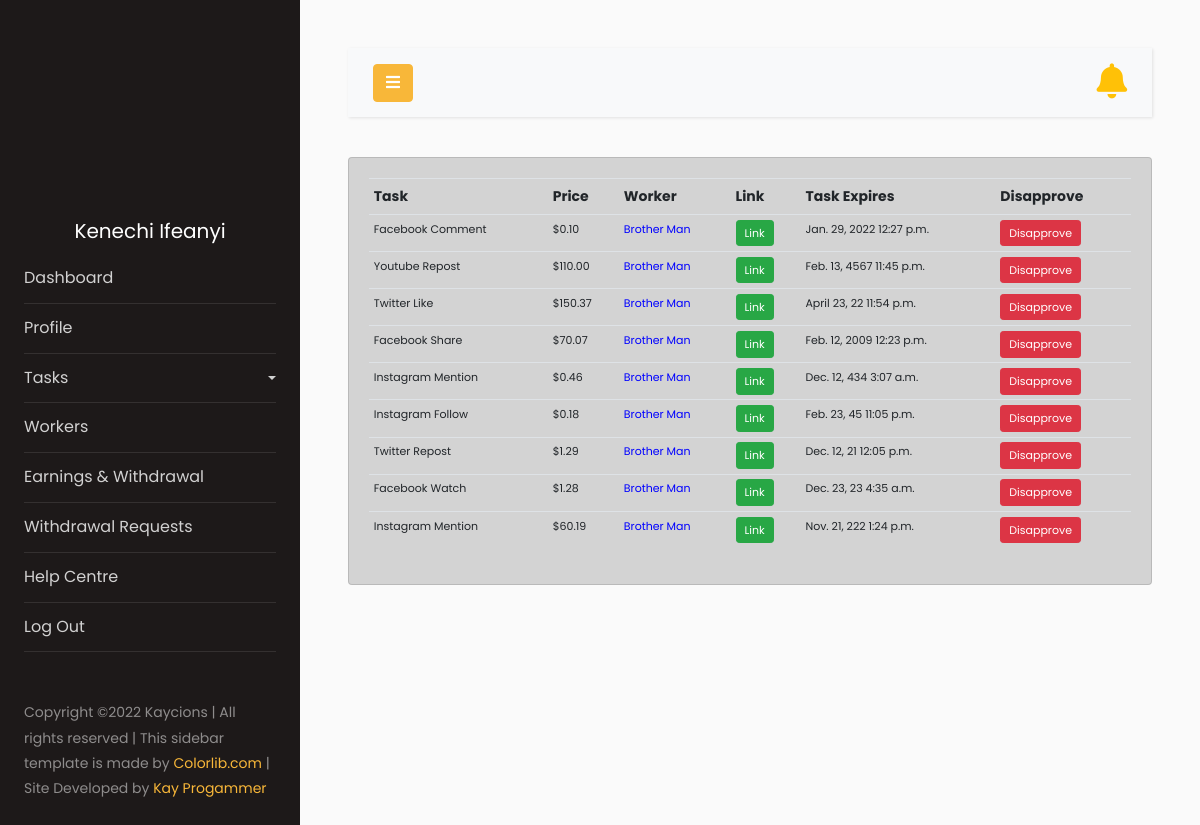
/verified_tasks/ (signed in), run on the app's committed database.
### task/models.py (models this page shows, shortened)
class User(AbstractUser):
    username = None
    first_name = None
    last_name = None
    USERNAME_FIELD = 'email'
    terms_confirmed = models.BooleanField(null=False, blank=False, default=True)
    email = models.EmailField(_('email address'), max_length=40, help_text='Email', null=True, unique=True)
    full_name = models.CharField(max_length=40, help_text='Full name', null=True)
    is_email_verified = models.BooleanField(default=False, null=True, blank=True)
    REQUIRED_FIELDS = []
    objects = CustomUserManager()

class Worker(models.Model):
    user = models.OneToOneField(settings.AUTH_USER_MODEL, null=True, blank=False, on_delete=models.CASCADE)
    full_name = models.CharField(max_length=40, help_text='Full name', null=True)
    email = models.EmailField(max_length=40, help_text='Email', null=True, unique=True)
    facebook_id = models.CharField(max_length=30, help_text='Facebook ID', null=True, unique=True)
    twitter_id = models.CharField(max_length=30, help_text='Twitter ID', null=True, unique=True)
    instagram_id = models.CharField(max_length=30, help_text='Instagram ID', null=True, unique=True)
    youtube_id = models.EmailField(max_length=40, help_text='Youtube ID', null=True, unique=True)
    paypal_address = models.EmailField(max_length=100, help_text='Paypal Address', null=True, unique=True)
    avatar = models.ImageField(upload_to='avatars/', null=True, blank=True)
    code = models.CharField(max_length=60, blank=True)
    recommended_by = models.ForeignKey(User, on_delete=models.CASCADE, blank=True, null=True, related_name='ref_by')
    date_created = models.DateTimeField(default=today)
    updated = models.DateTimeField(auto_now=True)
    def __str__(self):
        return str(self.full_name)
    @property
    def imageURL(self):
        try:
            url = self.avatar.url
        except:
            url = "https://res.cloudinary.com/kay-development/image/upload/v1643036318/avatars/pro_wqmqw5.png"
        return url

class Task(models.Model):
    CATEGORY = (
        ('Facebook', 'Facebook'),
        ('Twitter', 'Twitter'),
        ('Instagram', 'Instagram'),
        ('Youtube', 'Youtube'),
    )
    CATEGORY_2 = (
        ('Like', 'Like'),
        ('Share', 'Share'),
        ('Comment', 'Comment'),
        ('Mention', 'Mention'),
        ('Follow', 'Follow'),
        ('Repost', 'Repost'),
        ('Hastag', 'Hashtag'),
        ('Watch', 'Watch'),
        ('Re-tweet', 'Re-tweet'),
        ('Suscribe', 'Suscribe'),
        ('Like & Comment', 'Like & Comment'),
    )
    category = models.CharField(max_length=200, null=True, choices=CATEGORY)
    category_2 = models.CharField(max_length=200, null=True, choices=CATEGORY_2)
    description = models.TextField(max_length=300, null=True)
    date_created = models.DateTimeField(auto_now_add=True)
    updated = models.DateTimeField(auto_now=True)
    price = models.DecimalField(max_digits=7, decimal_places=2, null=True)
    link = models.URLField(max_length=500, null=True)
    task_expiry_date = models.DateField(default=f, null=True)
    task_expiry_time = models.TimeField(default=today, null=True)
    worker = models.ForeignKey(Worker, related_name='tasks', on_delete=models.CASCADE, null=True, blank=True)
    pending = models.BooleanField(default=False, null=True, blank=True)
    completed = models.BooleanField(default=False, null=True, blank=True)
    disapproved = models.BooleanField(default=False, null=True, blank=True)
    who_updated = models.CharField(max_length=100, null=True, blank = True)
    class Meta:
        ordering = ['-date_created']

### task/decorators.py (the view)
    def wrapper_function(request, *args, **kwargs):
        group = None
        if request.user.groups.exists():
            group = request.user.groups.all()[0].name
        if group == 'worker':
            return redirect('user-page')
        if group == 'admin':
            return view_func(request, *args, **kwargs)

### task/templatetags/custom_tags.py (called while the page is built)
@register.inclusion_tag('task/show_notifications.html', takes_context=True)
def show_notifications(context):
    request_user = context['request'].user
    if not request_user.is_staff:
        worker = Worker.objects.filter(user__is_staff=False).get(user=request_user)
        notifications = Notification.objects.filter(to_worker=worker).exclude(admin__isnull=False).exclude(worker_has_seen=True).order_by('-date')
    else:
        admin = Worker.objects.filter(user__is_staff=True).get(user=request_user)
        notifications = Notification.objects.filter(admin=admin).exclude(worker_has_seen=True).order_by('-date')
    not_count = notifications.count()
    return {'notifications': notifications, 'nc':not_count}

### task/views.py (called while the page is built)
@admin_only
def verified_tasks(request):
    tasks = Task.objects.filter(completed=True).order_by('-date_created')
    context = {'tasks':tasks}
    return render(request, 'task/verified_tasks.html', context)

### task/templates/task/verified_tasks.html (shortened to what this page needs)
{% extends 'task/sidmain.html' %}
{% load static %}
{% block content %}
    <div class="row" style="margin-top:30px;">
        <div class="col-md">
            <div class="card card-body" style="background-color:lightgrey;">
                <div class="table-responsive">
                  <table class="table table-sm" id="task-table">
                    <tr>
                        <th>Task</th>
                        <th>Price</th>
                        <th>Worker</th>
                        <th>Link</th>
                        <th>Task Expires</th>
                        <th>Disapprove</th>
                      </tr>
                      {% for t in tasks %}
                        <tr style="font-size: 11px;">
                          <td>{{t.category}} {{t.category_2}}</td>
                          <td>${{t.price|floatformat:2}}</td>
                          <td><a style="color: blue;" href="{% url 'worker' t.worker.id %}">{{t.worker|capfirst}}</a></td>
                          <td><a style="font-size: 11px;" class="btn btn-sm btn-success" href="{{t.link}}" target="_blank">Link</a></td>
                          <td>{{t.task_expiry_date}} {{t.task_expiry_time}}</td>
                          <td><a style="font-size: 11px;" type="button" class="btn btn-danger btn-sm" href="{% url 'disapprove_task' t.id %}"> Disapprove</a></td>
                        </tr>
                      {% empty %}
                        <tr>
                          <td colspan="8" class="text-center">No verified tasks</td>
                        </tr>
                      {% endfor %}
                  </table>
                </div>
            </div>
        </div>
    </div>
{% endblock %}

### task/templates/task/sidmain.html (shortened to what this page needs)
{% load static %}
{% load custom_tags %}
<!doctype html>
<html lang="en">
  <head>
		<link rel="stylesheet" href="{% static 'css/side_style.css' %}?{% now "U" %}">
    <link rel="stylesheet" href="https://cdn.jsdelivr.net/npm/sweetalert2@10.10.1/dist/sweetalert2.min.css">
    <link rel="stylesheet" href="https://use.fontawesome.com/releases/v5.12.1/css/all.css">
  </head>
  <body>
		<div class="wrapper d-flex align-items-stretch">
			<nav id="sidebar">
				<div class="p-4 pt-5 ">
		  		<a onclick="window.location='{{user.worker.imageURL}}'" class="img logo rounded-circle mb-5" style="cursor: pointer; background-image: url({{user.worker.imageURL}}); background-position: top;"></a>
          <h5 class="dispname" style="text-align: center; color: white;">{{user.worker.full_name|capfirst}}</h5>
	        <ul class="list-unstyled components mb-5">
              {% url 'dashboard' as dashboard_url %}
	          <li {% if request.path == dashboard_url %}class="active"{% endif %}>
	            <a href="{% url 'dashboard' %}" >Dashboard</a>
	          </li>
	          {% url 'profile' as profile_url %}
            <li {% if request.path == profile_url %}class="active"{% endif %}>
	              <a href="{% url 'profile' %}">Profile</a>
	          </li>
	          <li>
              <a href="#pageSubmenu" data-toggle="collapse" aria-expanded="false" class="dropdown-toggle">{% if user.is_staff %}Tasks{% else %}My Tasks{% endif %}</a>
	          </li>
            {% if user.is_staff %}
            {% url 'workers' as workers_urlll %}
	          <li {% if request.path == workers_urlll %}class="active"{% endif %}>
              <a href="{% url 'workers' %}">Workers</a>
	          </li>
            {% endif %}
            {% url 'withdrawal' as withdrawal_url %}
	          <li {% if request.path == withdrawal_url %}class="active"{% endif %}>
              <a href="{% url 'withdrawal' %}">Earnings & Withdrawal</a>
	          </li>
            {% if user.is_staff %}
            {% url 'withdrawalrequests' as withdrawalrequests_url %}
            <li {% if request.path == withdrawalrequests_url %}class="active"{% endif %}>
              <a href="{% url 'withdrawalrequests' %}">Withdrawal Requests</a>
	          </li>
            {% endif %}
            {% url 'help_centre' as help_centre_url %}
            <li {% if request.path == help_centre_url %}class="active"{% endif %}>
              <a href="{% url 'help_centre' %}">Help Centre</a>
            </li>
            {% url 'logout' as logout_url %}
            <li {% if request.path == logout_url %}class="active"{% endif %}>
              <a href="{% url 'logout' %}">Log Out</a>
            </li>
	        </ul>
	        <div class="footer">
	        	<p>
						  Copyright &copy; Kaycions | All rights reserved | This sidebar template is made  by <a href="https://colorlib.com" target="_blank">Colorlib.com</a> |
              Site Developed by <a target="_blank" href="https://wa.me/2348095602320">Kay Progammer</a>
						  </p>
	        </div>
	      </div>
    	</nav>
        <div id="content" class="p-4 p-md-5">
            <nav class="navbar navbar-expand-lg navbar-light bg-light">
            <div class="container-fluid">
                <button type="button" id="sidebarCollapse" class="btn btn-primary">
                <i class="fa fa-bars"></i>
                </button>
                {% show_notifications %}
            </div>
            </nav>
            {% block content %}
            {% endblock %}
        </div>
    </div>
{% load sweetify %}
  </body>
</html>

### data on the page
User: worker.full_name "Kenechi Ifeanyi"
Task: category "Facebook", category_2 "Comment", price "0.10", worker "Brother Man", task_expiry_date "Jan. 29, 2022", task_expiry_time "12:27 p.m."
Task: category "Youtube", category_2 "Repost", price "110.00", worker "Brother Man", task_expiry_date "Feb. 13, 4567", task_expiry_time "11:45 p.m."
Task: category "Twitter", category_2 "Like", price "150.37", worker "Brother Man", task_expiry_date "April 23, 22", task_expiry_time "11:54 p.m."
Task: category "Facebook", category_2 "Share", price "70.07", worker "Brother Man", task_expiry_date "Feb. 12, 2009", task_expiry_time "12:23 p.m."
Task: category "Instagram", category_2 "Mention", price "0.46", worker "Brother Man", task_expiry_date "Dec. 12, 434", task_expiry_time "3:07 a.m."
Task: category "Instagram", category_2 "Follow", price "0.18", worker "Brother Man", task_expiry_date "Feb. 23, 45", task_expiry_time "11:05 p.m."
Task: category "Twitter", category_2 "Repost", price "1.29", worker "Brother Man", task_expiry_date "Dec. 12, 21", task_expiry_time "12:05 p.m."
Task: category "Facebook", category_2 "Watch", price "1.28", worker "Brother Man", task_expiry_date "Dec. 23, 23", task_expiry_time "4:35 a.m."
Task: category "Instagram", category_2 "Mention", price "60.19", worker "Brother Man", task_expiry_date "Nov. 21, 222", task_expiry_time "1:24 p.m."
